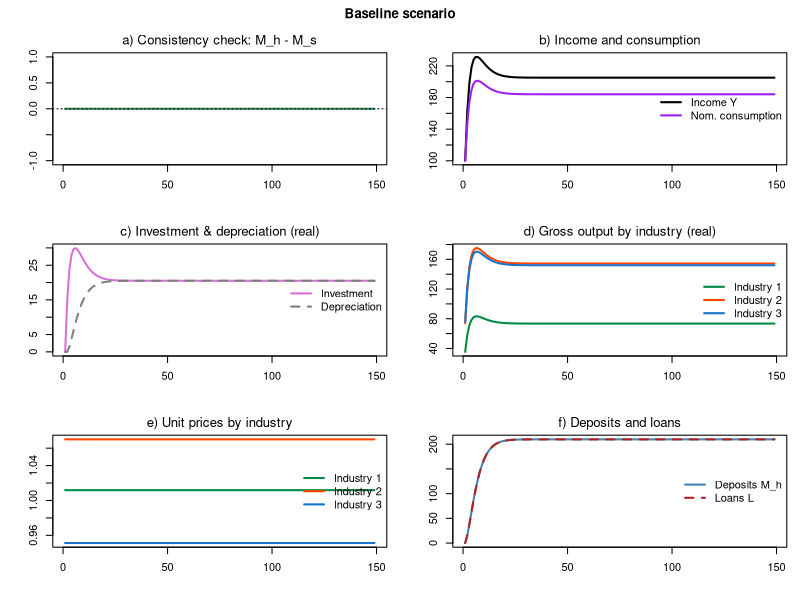
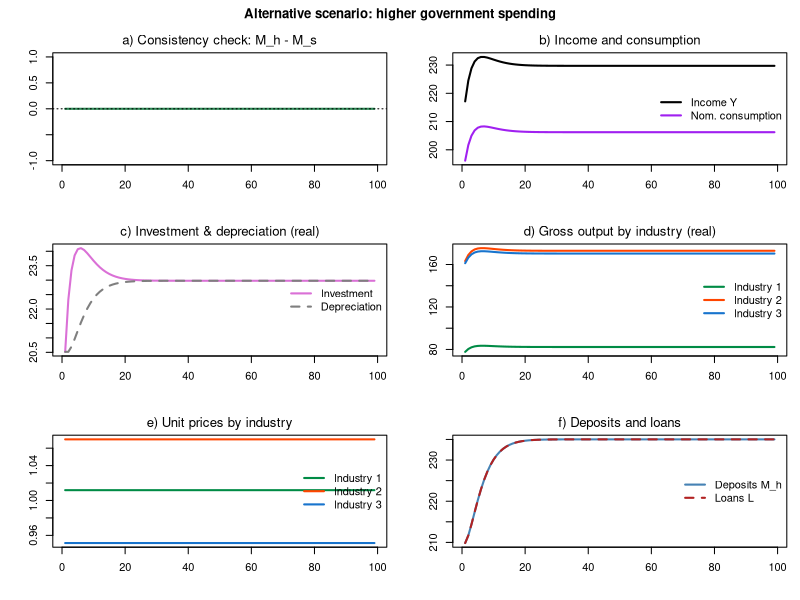

Write the R code that produced these figures, in order.
# *************************************************************************
#  Model BMW + 3-industry input-output (IO-BMW)
#  Source: Godley & Lavoie ch.7 (BMW), extended with a 3-industry IO core
#  Author: Marco Veronese Passarella
#  Last change: 04/07/2026
# *************************************************************************

# Clear environment
rm(list = ls(all = TRUE))

# Set model parameters ####
nPeriods    <- 150         # Periods
nScenarios  <- 2           # 1 baseline, 2 higher autonomous consumption
nIndustries <- 3           # Industries
nIter       <- 100         # Iterations to solve the simultaneous equations
alpha1      <- 0.75        # Propensity to consume out of income
alpha2      <- 0.1         # Propensity to consume out of wealth
delta       <- 0.1         # Depreciation rate
gamma       <- 0.15        # Speed of adjustment of capital to its target
wage        <- 0.4         # Uniform wage rate (a price/cost parameter)
mu          <- 0.875       # Uniform mark-up
pr          <- c(3.5, 5, 2.2)         # Labour productivity by industry
betaC       <- c(0.15, 0.35, 0.50)    # Consumption shares by industry
betaI       <- c(0.20, 0.50, 0.30)    # Investment shares by industry
kappaz      <- c(0.54, 0.54, 0.54)    # Capital-to-GROSS-output ratio by industry
# (calibrated so the steady state ~ aggregate BMW)
A <- matrix(c(0.11, 0.12, 0.10,
              0.21, 0.22, 0.20,
              0.15, 0.18, 0.10), nrow = nIndustries, byrow = TRUE)   # technical coefficients
Leontief <- solve(diag(nIndustries) - A)     # (I - A)^-1
rl_bar   <- 0.04           # Loan rate (= deposit rate)
alpha0base <- 25           # Autonomous consumption
alpha0shock<- 28           # Higher autonomous consumption (scenario 2)
shockStart <- 52

# Financial / aggregate variables as matrices [scenario, period] ####
Y   <- matrix(0, nScenarios, nPeriods)  # Output / income (nominal GDP)
C   <- matrix(0, nScenarios, nPeriods)  # Consumption (REAL)
Ir  <- matrix(0, nScenarios, nPeriods)  # Investment (REAL, aggregate)
DAr <- matrix(0, nScenarios, nPeriods)  # Depreciation (REAL, aggregate)
WB  <- matrix(0, nScenarios, nPeriods)  # Household income from firms (residual)
YD  <- matrix(0, nScenarios, nPeriods)  # Disposable income
M_h <- matrix(0, nScenarios, nPeriods)  # Deposits held by households (= wealth)
M_s <- matrix(0, nScenarios, nPeriods)  # Deposits supplied by banks
L   <- matrix(0, nScenarios, nPeriods)  # Bank loans to firms
p_c <- matrix(1, nScenarios, nPeriods)  # Consumer price index
p_i <- matrix(1, nScenarios, nPeriods)  # Investment price index

# Industry-level variables as arrays [scenario, period, industry] ####
x   <- array(0, dim = c(nScenarios, nPeriods, nIndustries))  # Gross output
d   <- array(0, dim = c(nScenarios, nPeriods, nIndustries))  # Final demand
p   <- array(1, dim = c(nScenarios, nPeriods, nIndustries))  # Unit prices
kz  <- array(0, dim = c(nScenarios, nPeriods, nIndustries))  # Capital by industry
ktz <- array(0, dim = c(nScenarios, nPeriods, nIndustries))  # Target capital by industry
idz <- array(0, dim = c(nScenarios, nPeriods, nIndustries))  # Investment by industry
daz <- array(0, dim = c(nScenarios, nPeriods, nIndustries))  # Depreciation by industry

# Exogenous variables ####
alpha0 <- matrix(0,      nScenarios, nPeriods)   # Autonomous consumption
rl     <- matrix(rl_bar, nScenarios, nPeriods)   # Loan rate
rm     <- matrix(rl_bar, nScenarios, nPeriods)   # Deposit rate

# Loop over scenarios ####
for (j in 1:nScenarios) {
  
  # Time loop
  for (i in 2:nPeriods) {
    
    # Shock
    alpha0[j, i] <- alpha0base
    if (i >= shockStart && j == 2) alpha0[j, i] <- alpha0shock
    
    # Solve the SIMULTANEOUS equations by iteration
    for (iter in 1:nIter) {
      
      # A) PRICES (cost-plus mark-up) ####
      p[j, i, 1] = wage / pr[1] + (p[j,i,1]*A[1,1] + p[j,i,2]*A[2,1] + p[j,i,3]*A[3,1]) * (1 + mu)
      p[j, i, 2] = wage / pr[2] + (p[j,i,1]*A[1,2] + p[j,i,2]*A[2,2] + p[j,i,3]*A[3,2]) * (1 + mu)
      p[j, i, 3] = wage / pr[3] + (p[j,i,1]*A[1,3] + p[j,i,2]*A[2,3] + p[j,i,3]*A[3,3]) * (1 + mu)
      p_c[j, i]  = sum(p[j, i, ] * betaC)
      p_i[j, i]  = sum(p[j, i, ] * betaI)
      
      # B) CAPITAL (per-industry accelerator, driven by gross output) ####
      ktz[j, i, ] = kappaz * x[j, i - 1, ]                        # Target capital by industry (gross output)
      daz[j, i, ] = delta * kz[j, i - 1, ]                        # Depreciation by industry
      idz[j, i, ] = gamma * (ktz[j, i, ] - kz[j, i - 1, ]) + daz[j, i, ]   # Investment by industry
      kz[j, i, ]  = kz[j, i - 1, ] + idz[j, i, ] - daz[j, i, ]    # Capital accumulation by industry
      Ir[j, i]  = sum(idz[j, i, ])                                # Aggregate real investment
      DAr[j, i] = sum(daz[j, i, ])                                # Aggregate real depreciation
      Inom  = p_i[j, i] * Ir[j, i]                                # Nominal investment
      DAnom = p_i[j, i] * DAr[j, i]                               # Nominal depreciation
      
      # C) INPUT-OUTPUT QUANTITIES ####
      d[j, i, ]  = betaC * C[j, i] + betaI * Ir[j, i]             # Final demand = consumption + investment
      x[j, i, ]  = Leontief %*% d[j, i, ]                         # Gross output
      Y[j, i]    = sum(p[j, i, ] * d[j, i, ])                     # Nominal GDP 
      
      # D) HOUSEHOLDS (BMW: household income is the residual) ####
      WB[j, i] = Y[j, i] - rl[j, i - 1] * L[j, i - 1] - DAnom     # Income from firms
      YD[j, i] = WB[j, i] + rm[j, i - 1] * M_h[j, i - 1]          # Disposable income
      C[j, i]  = alpha0[j, i] + alpha1 * (YD[j, i] / p_c[j, i]) +
        alpha2 * (M_h[j, i - 1] / p_c[j, i])                      # Real consumption
      M_h[j, i] = M_h[j, i - 1] + YD[j, i] - p_c[j, i] * C[j, i]  # Deposit accumulation
      
      # E) BANKS ####
      L[j, i]   = L[j, i - 1] + (Inom - DAnom)                    # Loans finance net investment
      M_s[j, i] = M_s[j, i - 1] + (L[j, i] - L[j, i - 1])         # Deposits from loans
      rm[j, i]  = rl[j, i] = rl_bar                               # Interest rates
    }
  }
}
# Display the results ####
sfcGap <- max(abs(M_h[, 2:nPeriods] - M_s[, 2:nPeriods]))
cat(" ******************************")
cat("\n Industries =", nIndustries)
cat("\n Scenarios =", nScenarios)
cat("\n Iterations/t =", nIter)
cat("\n Max |M_h - M_s| =", sfcGap)
cat("\n ******************************")
cat("\n Baseline steady-state values: \n Y =", round(Y[1, nPeriods], 2),
    "\n I =", round(Ir[1, nPeriods], 2),
    "\n K =", round(sum(kz[1, nPeriods, ]), 2),
    "\n M_h =", round(M_h[1, nPeriods], 2))
cat("\n ******************************")

# Plot the results ####
indCol <- c("springgreen4", "orangered", "dodgerblue3")
indLab <- c("Industry 1", "Industry 2", "Industry 3")
plotScenario <- function(j, ttl, per) {
  
  # a) Consistency check
  plot(M_h[j, per] - M_s[j, per], type = "l", col = "seagreen", lwd = 2, font.main = 1,
       main = "a) Consistency check: M_h - M_s", xlab = "", ylab = "", ylim = range(-1, 1))
  abline(h = 0, lty = 3)
  
  # b) Income and (nominal) consumption
  plot(Y[j, per], type = "l", col = "black", lwd = 2, font.main = 1,
       main = "b) Income and consumption", xlab = "", ylab = "",
       ylim = range(C[j, per] * p_c[j, per], Y[j, per]))
  lines(C[j, per] * p_c[j, per], col = "purple", lwd = 2)
  legend("right", c("Income Y", "Nom. consumption"), col = c("black", "purple"), lwd = 2, bty = "n")
  
  # c) Investment and depreciation (real)
  plot(Ir[j, per], type = "l", col = "orchid", lwd = 2, font.main = 1,
       main = "c) Investment & depreciation (real)", xlab = "", ylab = "",
       ylim = range(DAr[j, per], Ir[j, per]))
  lines(DAr[j, per], col = "gray50", lwd = 2, lty = 2)
  legend("right", c("Investment", "Depreciation"), col = c("orchid", "gray50"),
         lwd = 2, lty = c(1, 2), bty = "n")
  
  # d) Gross output by industry (real)
  matplot(x[j, per, ], type = "l", lty = 1, lwd = 2, col = indCol, font.main = 1,
          main = "d) Gross output by industry (real)", xlab = "", ylab = "")
  legend("right", indLab, col = indCol, lwd = 2, bty = "n")
  
  # e) Unit prices by industry
  matplot(p[j, per, ], type = "l", lty = 1, lwd = 2, col = indCol, font.main = 1,
          main = "e) Unit prices by industry", xlab = "", ylab = "")
  legend("right", indLab, col = indCol, lwd = 2, bty = "n")
  
  # f) Deposits and loans
  plot(M_h[j, per], type = "l", col = "steelblue", lwd = 2, font.main = 1,
       main = "f) Deposits and loans", xlab = "", ylab = "", ylim = range(L[j, per], M_h[j, per]))
  lines(L[j, per], col = "firebrick", lwd = 2, lty = 2)
  legend("right", c("Deposits M_h", "Loans L"), col = c("steelblue", "firebrick"),
         lwd = 2, lty = c(1, 2), bty = "n")
  title(ttl, outer = TRUE)
}

op = par(mfrow = c(3, 2), mar = c(4, 4, 2, 1), oma = c(0, 0, 2, 0))

plotScenario(1, "Baseline scenario", 2:nPeriods)                  # baseline

plotScenario(2, "Alternative scenario: higher government spending", shockStart:nPeriods)

par(op)
